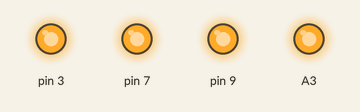
Bench run of a sketch on a simulated Arduino Uno, built with avr-gcc and run on an emulated ATmega328P. Shown: output pins drawn as LEDs (lit = HIGH).

Above: at 0.5 s.
At 3.5 s:
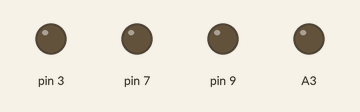
Timing chart, 0 to 4.6 s (numbered marks = the images above):
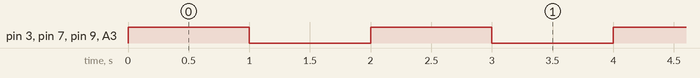

Measured:
- by itself, pin 3, pin 7, pin 9, A3: alternates HIGH for 1.0 s and LOW for 1.0 s

The sketch:

holamon.ino
```cpp
//MARC DE DIAGO DELGADO
//1ER GS ELECTROMEDICINA CLINICA

void setup()
{
  pinMode(3, OUTPUT);
  pinMode(7, OUTPUT);
  pinMode(A3, OUTPUT);
  pinMode(9, OUTPUT);
}
void loop()
{
  digitalWrite(3, HIGH);
  digitalWrite(7, HIGH);
  digitalWrite(9, HIGH);
  digitalWrite(A3, HIGH);
  delay(1000);
  digitalWrite(A3, LOW);
  digitalWrite(7, LOW);
  digitalWrite(9, LOW);
  digitalWrite(3, LOW);
  delay(1000);
}
```
